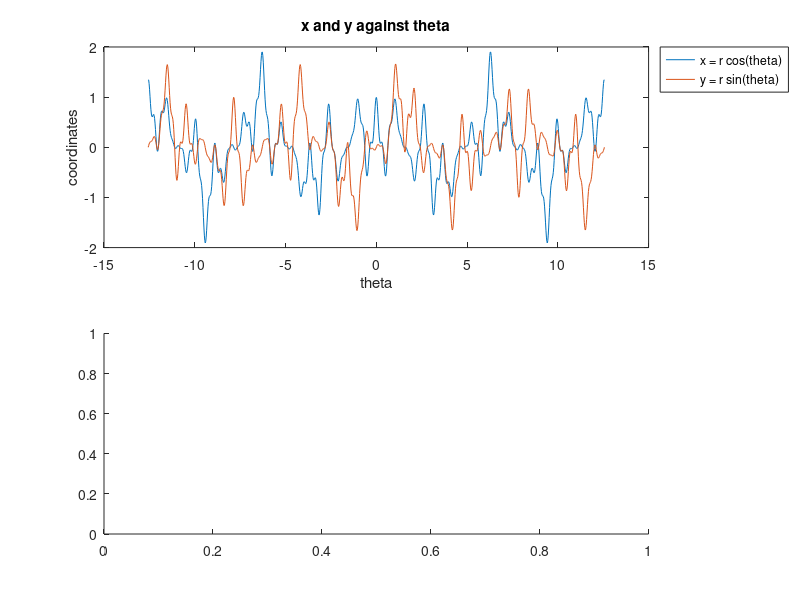

Here is the MATLAB script that generated this plot: (Note: this script raises an error after producing the figure.)
%Harry Choi
%25-Mar-2021
%Lab 3 Task 2
clear; close all; clc
%create data to plot
theta = linspace(-4*pi,4*pi,1000);
r = (sin(1.2*theta)).^2 + (cos(6*theta)).^3;
x = r.*cos(theta);
y = r.*sin(theta);
%plot x y against theta together
subplot(2,1,1)
plot(theta, x)
hold on
plot(theta, y)
title("x and y against theta")
xlabel("theta")
ylabel("coordinates")
legend("x = r cos(theta)","y = r sin(theta)","location","bestoutside")
%plot y against x
subplot(2,1,2)
plot(x,y,"Color","[0.0353, 0.6941, 0.8588]")
title("Snowflake (y against x)")
xlabel("x")
ylabel("y")
axis square